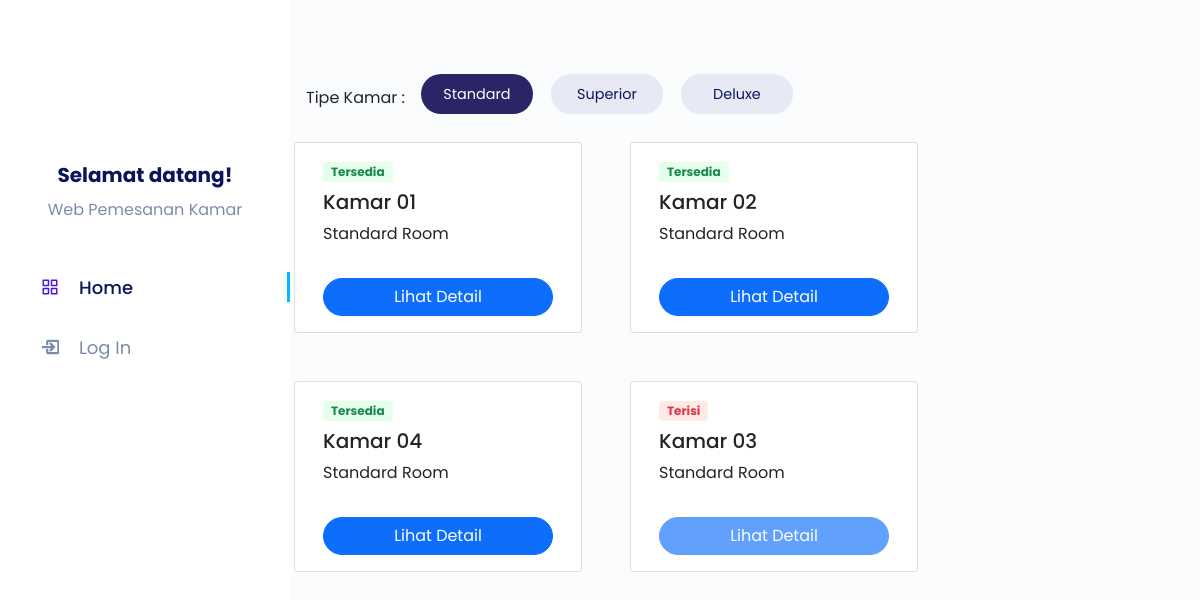
The page /public on the database as committed earlier.
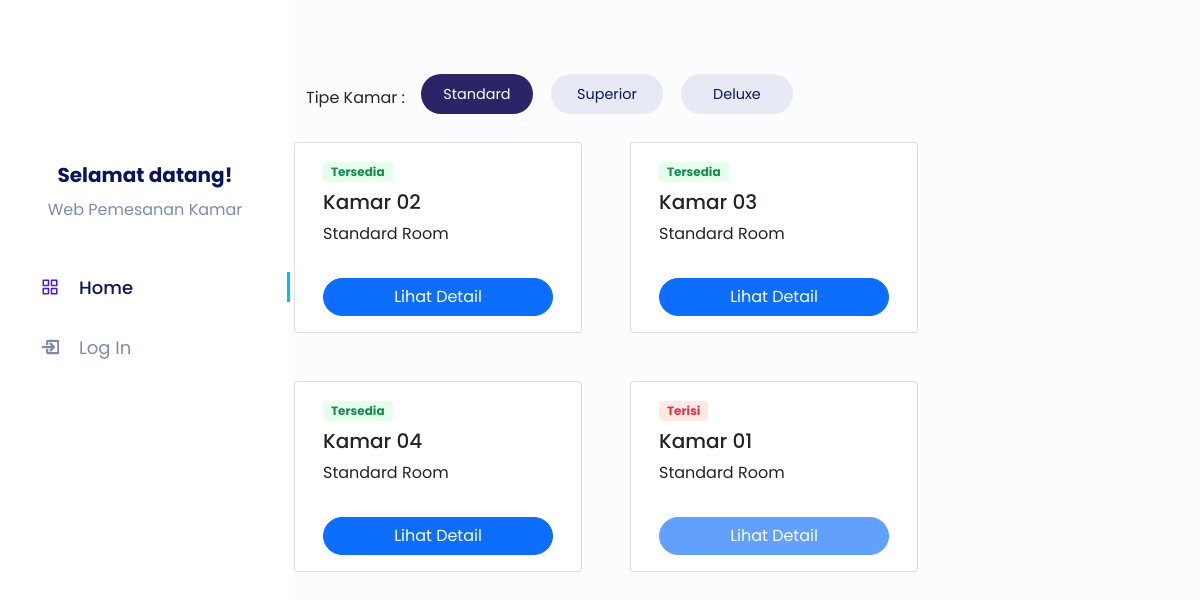
The same page on the database as committed later.
### tables this page shows
CREATE TABLE `room` (
  `idRoom` int(11) NOT NULL,
  `idRoomType` int(11) NOT NULL,
  `noRoom` int(11) NOT NULL,
  `isBooked` tinyint(1) NOT NULL DEFAULT 0
);

CREATE TABLE `roomType` (
  `idRoomType` int(11) NOT NULL,
  `nameRoomType` varchar(255) NOT NULL,
  `priceRoomType` bigint(64) NOT NULL
);

### app/core/Controller.php (called while the page is built, shortened)
<?php
class Controller {
    public function view($view, $data = [])
    {
        require_once '../app/views/' . $view . '.php';
    }
    public function model($model)
    {
        return new $model;
    }
}

### app/controllers/Home.php (called while the page is built, shortened)
<?php
class Home extends Controller {
    public function index()
    {
        $data['standardRoom'] = $this->model('RoomModel')->getAllStandardRoom();
        $data['superiorRoom'] = $this->model('RoomModel')->getAllSuperiorRoom();
        $data['deluxeRoom'] = $this->model('RoomModel')->getAllDeluxeRoom();
        $data['getAllRoomType'] = $this->model('RoomModel')->getAllRoomType();
        $data['page'] = 'home';
        $data['judul'] = 'Beranda';
        $this->view('home/index', $data);
    }
}

### app/core/App.php (called while the page is built, shortened)
<?php
class App {
    protected $method = 'index';
    protected $params = [];
    public function __construct()
    {
        $this->controller = new $this->controller;
        call_user_func_array([$this->controller, $this->method], $this->params);
    }
}

### public/index.php (called while the page is built, shortened)
<?php
$app = new App;

### app/core/Database.php (called while the page is built, shortened)
<?php
class Database {
    private $host = DB_HOST;
    private $user = DB_USER;
    private $pass = DB_PASS;
    private $db_name = DB_NAME;
    private $dbh;
    private $stmt;
    public function __construct()
    {
        $dsn = 'mysql:host=' . $this->host . ';dbname=' . $this->db_name;
        $option = [
            PDO::ATTR_PERSISTENT => true,
            PDO::ATTR_ERRMODE => PDO::ERRMODE_EXCEPTION
        ];
        try {
            $this->dbh = new PDO($dsn, $this->user, $this->pass, $option);
        } catch(PDOException $e) {
            die($e->getMessage());
        }
    }
    public function query($query)
    {
        $this->stmt = $this->dbh->prepare($query);
    }
    public function execute()
    {
        $this->stmt->execute();
    }
    public function resultSet()
    {
        $this->execute();
        return $this->stmt->fetchAll(PDO::FETCH_ASSOC);
    }
}

### app/models/RoomModel.php (called while the page is built, shortened)
<?php
class RoomModel {
    private $table = 'room';
    private $db;
    public function __construct()
    {
        $this->db = new Database;
    }
    public function getAllRoomType()
    {
        $this->db->query('SELECT * FROM ' . $this->table .'Type');
        return $this->db->resultSet();
    }
    public function getAllStandardRoom()
    {
        $this->db->query('SELECT * FROM ' . $this->table . ' INNER JOIN roomType ON roomType.idRoomType = ' . $this->table . '.idRoomType WHERE roomType.idRoomType=1 ORDER BY isBooked, noRoom ASC');
        return $this->db->resultSet();
    }
    public function getAllSuperiorRoom()
    {
        $this->db->query('SELECT * FROM ' . $this->table . ' INNER JOIN roomType ON roomType.idRoomType = ' . $this->table . '.idRoomType WHERE roomType.idRoomType=2 ORDER BY isBooked, noRoom ASC');
        return $this->db->resultSet();
    }
    public function getAllDeluxeRoom()
    {
        $this->db->query('SELECT * FROM ' . $this->table . ' INNER JOIN roomType ON roomType.idRoomType = ' . $this->table . '.idRoomType WHERE roomType.idRoomType=3 ORDER BY isBooked, noRoom ASC');
        return $this->db->resultSet();
    }
}

### app/views/home/index.php (the view, shortened to what the rows shown need)
<div class="col-12 col-xl-9">
    <div class="tab-content" id="tableTabContent">
        <div class="tab-pane fade show active" id="standardRoom" role="tabpanel" aria-labelledby="standardRoom-tab">
            <div class="row gap-5">
                <?php foreach($data['standardRoom'] as $room) : ?>
                <div class="card" style="width: 18rem;">
                    <div class="card-body">
                        <span style="background-color: <?= $room['isBooked'] == 0 ? '#e6ffea' : '#ffe9e6';?>;"
                            class="badge text-<?= $room['isBooked'] == 0 ? 'success' : 'danger';?> mb-2 py-1 px-2"><?= $room['isBooked'] == 0 ? 'Tersedia' : 'Terisi';?></span>
                        <h5 class="card-title font-weight-bold">Kamar 0<?= $room['noRoom'];?></h5>
                        <p class="card-text"><?= $room['nameRoomType'];?></p>
                        <div class="d-grid">
                            <?php if(isset($_SESSION['login']) && $_SESSION['isAdmin'] == 1 ) : ?>
                            <a type="button" href="<?= BASEURL; ?>/home/detail/<?= $room['idRoom']; ?>"
                                class="btn btn-primary mt-3" style="border-radius: 100px;">Edit Kamar</a>
                            <?php else : ?>
                            <a type="button" href="<?= BASEURL; ?>/home/detail/<?= $room['idRoom']; ?>"
                                class="btn btn-primary mt-3 <?= $room['isBooked'] == 0 ? ' ' : 'disabled'?>"
                                style="border-radius: 100px;">Lihat Detail</a>
                            <?php endif;?>
                        </div>
                    </div>
                </div>
                <?php endforeach; ?>
            </div>
        </div>
    </div>
</div>

Rows that differ between the two databases and show on the page:
shown differently, row unchanged: room (number 1 of 4 on the later page): moves up the list
changed room (number 2 of 4 on the later page): isBooked "Terisi" → "Tersedia"; moves up the list
shown differently, row unchanged: room (number 3 of 4 on the later page): moves down the list
changed room (number 4 of 4 on the later page): isBooked "Tersedia" → "Terisi"
